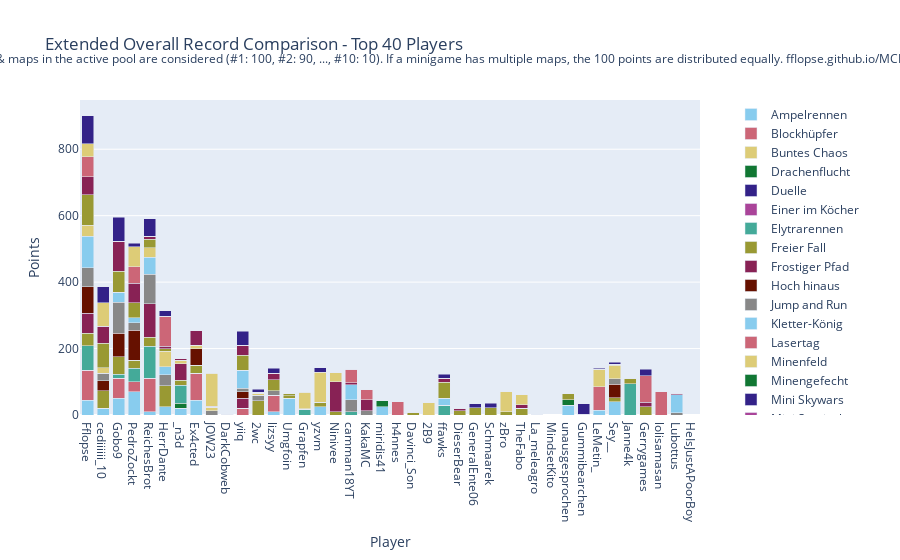

Notebook code cell kept with this figure:
### Code cell
import plotly.graph_objects as go

# Sum all columns to get the total score
outDf['Total'] = outDf.sum(axis=1)

# Sort by total score and fill N/A values with 0
outDf = outDf.sort_values(by='Total', ascending=False).fillna(0)

# Crop to top 10 players
cropDf = outDf.head(40).copy()

# Drop the 'Total' column for plotting
cropDf = cropDf.drop(columns=['Total'])

# Create a color palette
color_palette = px.colors.qualitative.Safe

# Create the stacked bar plot
fig = go.Figure()

for column in cropDf.columns.difference(['Player']):
    fig.add_trace(go.Bar(
        x=cropDf.index,
        y=cropDf[column],
        name=column,
        marker_color=color_palette[len(fig.data) % len(color_palette)]
    ))

# Update layout
fig.update_layout(
    barmode='stack',
    title='Extended Overall Record Comparison - Top 40 Players',
    xaxis=dict(title='Player'),
    yaxis=dict(title='Points'),
    #height=800,
    #width=1000,
    legend=dict(
        x=1.05,
        y=0.5,
        traceorder='normal',
        font=dict(size=12),
        bgcolor='rgba(255, 255, 255, 0)',
        bordercolor='rgba(0, 0, 0, 0)'
    ),
    margin=dict(r=200),  # Adjust right margin to make room for the legend
    annotations=[
        dict(
            x=0.5,
            y=1.1635,
            xref='paper',
            yref='paper',
            text='Max 100 points per minigame. Records #1 through #10 of games & maps in the active pool are considered (#1: 100, #2: 90, ..., #10: 10). If a minigame has multiple maps, the 100 points are distributed equally. fflopse.github.io/MCP-Records/data-analysis/global-ranking.ipynb',
            showarrow=False,
            font=dict(size=12),
            xanchor='center'
        )
    ]
)

fig.show()

# save the plot as an html file

fig.write_html('out/ext_overall_record_comparison.html')

### Figure 1 — Plotly figure (JSON) as saved in the notebook; plotly's stock layout.template omitted (floating-point values rounded to 4 significant figures)
{"data": [{"marker": {"color": "rgb(136, 204, 238)"}, "name": "Ampelrennen", "type": "bar", "x": ["Fflopse", "cediiiiii_10", "Gobo9", "PedroZockt", "ReichesBrot", "HerrDante", "_n3d", "Ex4cted", "JOW23", "DarkCobweb", "yiiq", "2wc", "lizsyy", "Umgfoin", "Grapfen", "yzvm", "Ninivee", "camman18YT", "KakaMC", "miridis41", "h4nnes", "Davinci_Son", "2B9", "ffawks", "DieserBear", "GeneralEnte06", "Schmaarek", "zBro", "TheFabo", "La_meleagro", "MindsetKito", "unausgesprochen", "Gummibearchen", "LeMetin_", "Sey__", "Janne4k", "Gerrygames", "lolisamasan", "Lubottus", "HeIsJustAPoorBoy"], "y": [45, 20, 50, 70, 10, 25, 20, 45, 0, 0, 0, 0, 10, 50, 0, 0, 0, 0, 0, 25, 0, 0, 0, 0, 0, 0, 0, 0, 0, 0, 0, 30, 0, 15, 40, 0, 0, 0, 0, 0]}, {"marker": {"color": "rgb(204, 102, 119)"}, "name": "Blockhüpfer", "type": "bar", "x": ["Fflopse", "cediiiiii_10", "Gobo9", "PedroZockt", "ReichesBrot", "HerrDante", "_n3d", "Ex4cted", "JOW23", "DarkCobweb", "yiiq", "2wc", "lizsyy", "Umgfoin", "Grapfen", "yzvm", "Ninivee", "camman18YT", "KakaMC", "miridis41", "h4nnes", "Davinci_Son", "2B9", "ffawks", "DieserBear", "GeneralEnte06", "Schmaarek", "zBro", "TheFabo", "La_meleagro", "MindsetKito", "unausgesprochen", "Gummibearchen", "LeMetin_", "Sey__", "Janne4k", "Gerrygames", "lolisamasan", "Lubottus", "HeIsJustAPoorBoy"], "y": [90, 0, 60, 30, 100, 0, 0, 80, 0, 0, 20, 0, 50, 0, 0, 0, 0, 0, 0, 0, 40, 0, 0, 0, 0, 0, 0, 0, 0, 0, 0, 0, 0, 70, 0, 0, 0, 0, 0, 0]}, {"marker": {"color": "rgb(221, 204, 119)"}, "name": "Buntes Chaos", "type": "bar", "x": ["Fflopse", "cediiiiii_10", "Gobo9", "PedroZockt", "ReichesBrot", "HerrDante", "_n3d", "Ex4cted", "JOW23", "DarkCobweb", "yiiq", "2wc", "lizsyy", "Umgfoin", "Grapfen", "yzvm", "Ninivee", "camman18YT", "KakaMC", "miridis41", "h4nnes", "Davinci_Son", "2B9", "ffawks", "DieserBear", "GeneralEnte06", "Schmaarek", "zBro", "TheFabo", "La_meleagro", "MindsetKito", "unausgesprochen", "Gummibearchen", "LeMetin_", "Sey__", "Janne4k", "Gerrygames", "lolisamasan", "Lubottus", "HeIsJustAPoorBoy"], "y": [[100, 100], [50, 50], [50, 50], [100, 100], [100, 100], [50, 50], [100, 100], [50, 50], [0, 0], [0, 0], [0, 0], [0, 0], [100, 100], [100, 100], [0, 0], [0, 0], [100, 100], [0, 0], [100, 100], [0, 0], [0, 0], [0, 0], [0, 0], [0, 0], [0, 0], [50, 50], [50, 50], [0, 0], [0, 0], [0, 0], [0, 0], [0, 0], [0, 0], [0, 0], [0, 0], [0, 0], [0, 0], [0, 0], [50, 50], [0, 0]]}, {"marker": {"color": "rgb(17, 119, 51)"}, "name": "Drachenflucht", "type": "bar", "x": ["Fflopse", "cediiiiii_10", "Gobo9", "PedroZockt", "ReichesBrot", "HerrDante", "_n3d", "Ex4cted", "JOW23", "DarkCobweb", "yiiq", "2wc", "lizsyy", "Umgfoin", "Grapfen", "yzvm", "Ninivee", "camman18YT", "KakaMC", "miridis41", "h4nnes", "Davinci_Son", "2B9", "ffawks", "DieserBear", "GeneralEnte06", "Schmaarek", "zBro", "TheFabo", "La_meleagro", "MindsetKito", "unausgesprochen", "Gummibearchen", "LeMetin_", "Sey__", "Janne4k", "Gerrygames", "lolisamasan", "Lubottus", "HeIsJustAPoorBoy"], "y": [0, 0, 0, 0, 0, 0, 16, 0, 0, 0, 0, 0, 0, 0, 0, 0, 0, 0, 0, 20, 0, 0, 0, 0, 0, 0, 0, 0, 0, 0, 0, 16, 0, 0, 0, 0, 0, 0, 0, 0]}, {"marker": {"color": "rgb(51, 34, 136)"}, "name": "Duelle", "type": "bar", "x": ["Fflopse", "cediiiiii_10", "Gobo9", "PedroZockt", "ReichesBrot", "HerrDante", "_n3d", "Ex4cted", "JOW23", "DarkCobweb", "yiiq", "2wc", "lizsyy", "Umgfoin", "Grapfen", "yzvm", "Ninivee", "camman18YT", "KakaMC", "miridis41", "h4nnes", "Davinci_Son", "2B9", "ffawks", "DieserBear", "GeneralEnte06", "Schmaarek", "zBro", "TheFabo", "La_meleagro", "MindsetKito", "unausgesprochen", "Gummibearchen", "LeMetin_", "Sey__", "Janne4k", "Gerrygames", "lolisamasan", "Lubottus", "HeIsJustAPoorBoy"], "y": [[20, 20], [70, 70], [0, 0], [0, 0], [0, 0], [0, 0], [20, 20], [0, 0], [20, 20], [70, 70], [20, 20], [70, 70], [0, 0], [0, 0], [0, 0], [70, 70], [0, 0], [0, 0], [0, 0], [80, 80], [0, 0], [0, 0], [90, 90], [0, 0], [0, 0], [0, 0], [0, 0], [0, 0], [0, 0], [100, 100], [0, 0], [0, 0], [0, 0], [0, 0], [20, 20], [0, 0], [0, 0], [0, 0], [0, 0], [0, 0]]}, {"marker": {"color": "rgb(170, 68, 153)"}, "name": "Einer im Köcher", "type": "bar", "x": ["Fflopse", "cediiiiii_10", "Gobo9", "PedroZockt", "ReichesBrot", "HerrDante", "_n3d", "Ex4cted", "JOW23", "DarkCobweb", "yiiq", "2wc", "lizsyy", "Umgfoin", "Grapfen", "yzvm", "Ninivee", "camman18YT", "KakaMC", "miridis41", "h4nnes", "Davinci_Son", "2B9", "ffawks", "DieserBear", "GeneralEnte06", "Schmaarek", "zBro", "TheFabo", "La_meleagro", "MindsetKito", "unausgesprochen", "Gummibearchen", "LeMetin_", "Sey__", "Janne4k", "Gerrygames", "lolisamasan", "Lubottus", "HeIsJustAPoorBoy"], "y": [[86.67, 86.67], [46.67, 46.67], [33.33, 33.33], [0, 0], [20, 20], [90, 90], [16.67, 16.67], [0, 0], [16.67, 16.67], [0, 0], [0, 0], [0, 0], [0, 0], [0, 0], [0, 0], [0, 0], [0, 0], [0, 0], [0, 0], [0, 0], [60, 60], [0, 0], [0, 0], [0, 0], [36.67, 36.67], [0, 0], [0, 0], [13.33, 13.33], [16.67, 16.67], [0, 0], [33.33, 33.33], [0, 0], [10, 10], [0, 0], [0, 0], [0, 0], [0, 0], [13.33, 13.33], [0, 0], [0, 0]]}, {"marker": {"color": "rgb(68, 170, 153)"}, "name": "Elytrarennen", "type": "bar", "x": ["Fflopse", "cediiiiii_10", "Gobo9", "PedroZockt", "ReichesBrot", "HerrDante", "_n3d", "Ex4cted", "JOW23", "DarkCobweb", "yiiq", "2wc", "lizsyy", "Umgfoin", "Grapfen", "yzvm", "Ninivee", "camman18YT", "KakaMC", "miridis41", "h4nnes", "Davinci_Son", "2B9", "ffawks", "DieserBear", "GeneralEnte06", "Schmaarek", "zBro", "TheFabo", "La_meleagro", "MindsetKito", "unausgesprochen", "Gummibearchen", "LeMetin_", "Sey__", "Janne4k", "Gerrygames", "lolisamasan", "Lubottus", "HeIsJustAPoorBoy"], "y": [73.33, 0, 13.33, 40, 96.67, 0, 53.33, 0, 0, 0, 0, 0, 0, 0, 16.67, 0, 0, 10, 0, 0, 0, 0, 0, 30, 0, 0, 0, 0, 0, 0, 0, 0, 0, 0, 0, 93.33, 0, 0, 0, 0]}, {"marker": {"color": "rgb(153, 153, 51)"}, "name": "Freier Fall", "type": "bar", "x": ["Fflopse", "cediiiiii_10", "Gobo9", "PedroZockt", "ReichesBrot", "HerrDante", "_n3d", "Ex4cted", "JOW23", "DarkCobweb", "yiiq", "2wc", "lizsyy", "Umgfoin", "Grapfen", "yzvm", "Ninivee", "camman18YT", "KakaMC", "miridis41", "h4nnes", "Davinci_Son", "2B9", "ffawks", "DieserBear", "GeneralEnte06", "Schmaarek", "zBro", "TheFabo", "La_meleagro", "MindsetKito", "unausgesprochen", "Gummibearchen", "LeMetin_", "Sey__", "Janne4k", "Gerrygames", "lolisamasan", "Lubottus", "HeIsJustAPoorBoy"], "y": [37.5, 52.5, 52.5, 25, 27.5, 62.5, 15, 25, 0, 0, 0, 42.5, 0, 7.5, 0, 0, 10, 0, 0, 0, 0, 7.5, 0, 0, 12.5, 0, 0, 10, 20, 0, 0, 17.5, 0, 0, 12.5, 17.5, 25, 0, 0, 0]}, {"marker": {"color": "rgb(136, 34, 85)"}, "name": "Frostiger Pfad", "type": "bar", "x": ["Fflopse", "cediiiiii_10", "Gobo9", "PedroZockt", "ReichesBrot", "HerrDante", "_n3d", "Ex4cted", "JOW23", "DarkCobweb", "yiiq", "2wc", "lizsyy", "Umgfoin", "Grapfen", "yzvm", "Ninivee", "camman18YT", "KakaMC", "miridis41", "h4nnes", "Davinci_Son", "2B9", "ffawks", "DieserBear", "GeneralEnte06", "Schmaarek", "zBro", "TheFabo", "La_meleagro", "MindsetKito", "unausgesprochen", "Gummibearchen", "LeMetin_", "Sey__", "Janne4k", "Gerrygames", "lolisamasan", "Lubottus", "HeIsJustAPoorBoy"], "y": [60, 0, 0, 0, 100, 0, 50, 0, 0, 0, 30, 0, 0, 0, 0, 0, 90, 0, 0, 0, 0, 0, 0, 0, 0, 0, 0, 0, 0, 0, 0, 0, 0, 0, 0, 0, 0, 0, 0, 0]}, {"marker": {"color": "rgb(102, 17, 0)"}, "name": "Hoch hinaus", "type": "bar", "x": ["Fflopse", "cediiiiii_10", "Gobo9", "PedroZockt", "ReichesBrot", "HerrDante", "_n3d", "Ex4cted", "JOW23", "DarkCobweb", "yiiq", "2wc", "lizsyy", "Umgfoin", "Grapfen", "yzvm", "Ninivee", "camman18YT", "KakaMC", "miridis41", "h4nnes", "Davinci_Son", "2B9", "ffawks", "DieserBear", "GeneralEnte06", "Schmaarek", "zBro", "TheFabo", "La_meleagro", "MindsetKito", "unausgesprochen", "Gummibearchen", "LeMetin_", "Sey__", "Janne4k", "Gerrygames", "lolisamasan", "Lubottus", "HeIsJustAPoorBoy"], "y": [80, 30, 70, 90, 0, 0, 0, 50, 0, 0, 20, 0, 0, 0, 0, 0, 0, 0, 0, 0, 0, 0, 0, 0, 0, 0, 0, 0, 0, 0, 0, 0, 0, 0, 40, 0, 0, 0, 0, 0]}, {"marker": {"color": "rgb(136, 136, 136)"}, "name": "Jump and Run", "type": "bar", "x": ["Fflopse", "cediiiiii_10", "Gobo9", "PedroZockt", "ReichesBrot", "HerrDante", "_n3d", "Ex4cted", "JOW23", "DarkCobweb", "yiiq", "2wc", "lizsyy", "Umgfoin", "Grapfen", "yzvm", "Ninivee", "camman18YT", "KakaMC", "miridis41", "h4nnes", "Davinci_Son", "2B9", "ffawks", "DieserBear", "GeneralEnte06", "Schmaarek", "zBro", "TheFabo", "La_meleagro", "MindsetKito", "unausgesprochen", "Gummibearchen", "LeMetin_", "Sey__", "Janne4k", "Gerrygames", "lolisamasan", "Lubottus", "HeIsJustAPoorBoy"], "y": [56.67, 23.33, 93.33, 23.33, 90, 33.33, 0, 0, 13.33, 0, 10, 16.67, 13.33, 0, 0, 0, 0, 36.67, 13.33, 0, 0, 0, 0, 0, 0, 0, 0, 0, 0, 0, 0, 0, 0, 0, 16.67, 0, 0, 0, 6.667, 0]}, {"marker": {"color": "rgb(136, 204, 238)"}, "name": "Kletter-König", "type": "bar", "x": ["Fflopse", "cediiiiii_10", "Gobo9", "PedroZockt", "ReichesBrot", "HerrDante", "_n3d", "Ex4cted", "JOW23", "DarkCobweb", "yiiq", "2wc", "lizsyy", "Umgfoin", "Grapfen", "yzvm", "Ninivee", "camman18YT", "KakaMC", "miridis41", "h4nnes", "Davinci_Son", "2B9", "ffawks", "DieserBear", "GeneralEnte06", "Schmaarek", "zBro", "TheFabo", "La_meleagro", "MindsetKito", "unausgesprochen", "Gummibearchen", "LeMetin_", "Sey__", "Janne4k", "Gerrygames", "lolisamasan", "Lubottus", "HeIsJustAPoorBoy"], "y": [95, 0, 30, 15, 50, 25, 0, 0, 0, 0, 55, 0, 0, 0, 0, 25, 0, 45, 0, 0, 0, 0, 0, 20, 0, 0, 0, 0, 0, 0, 0, 0, 0, 0, 0, 0, 0, 0, 55, 0]}, {"marker": {"color": "rgb(204, 102, 119)"}, "name": "Lasertag", "type": "bar", "x": ["Fflopse", "cediiiiii_10", "Gobo9", "PedroZockt", "ReichesBrot", "HerrDante", "_n3d", "Ex4cted", "JOW23", "DarkCobweb", "yiiq", "2wc", "lizsyy", "Umgfoin", "Grapfen", "yzvm", "Ninivee", "camman18YT", "KakaMC", "miridis41", "h4nnes", "Davinci_Son", "2B9", "ffawks", "DieserBear", "GeneralEnte06", "Schmaarek", "zBro", "TheFabo", "La_meleagro", "MindsetKito", "unausgesprochen", "Gummibearchen", "LeMetin_", "Sey__", "Janne4k", "Gerrygames", "lolisamasan", "Lubottus", "HeIsJustAPoorBoy"], "y": [[86.67, 86.67], [0, 0], [30, 30], [36.67, 36.67], [0, 0], [86.67, 86.67], [0, 0], [30, 30], [53.33, 53.33], [0, 0], [0, 0], [23.33, 23.33], [0, 0], [0, 0], [13.33, 13.33], [0, 0], [0, 0], [0, 0], [0, 0], [0, 0], [20, 20], [13.33, 13.33], [0, 0], [26.67, 26.67], [0, 0], [0, 0], [0, 0], [10, 10], [46.67, 46.67], [0, 0], [0, 0], [33.33, 33.33], [0, 0], [0, 0], [0, 0], [0, 0], [0, 0], [23.33, 23.33], [0, 0], [0, 0]]}, {"marker": {"color": "rgb(221, 204, 119)"}, "name": "Minenfeld", "type": "bar", "x": ["Fflopse", "cediiiiii_10", "Gobo9", "PedroZockt", "ReichesBrot", "HerrDante", "_n3d", "Ex4cted", "JOW23", "DarkCobweb", "yiiq", "2wc", "lizsyy", "Umgfoin", "Grapfen", "yzvm", "Ninivee", "camman18YT", "KakaMC", "miridis41", "h4nnes", "Davinci_Son", "2B9", "ffawks", "DieserBear", "GeneralEnte06", "Schmaarek", "zBro", "TheFabo", "La_meleagro", "MindsetKito", "unausgesprochen", "Gummibearchen", "LeMetin_", "Sey__", "Janne4k", "Gerrygames", "lolisamasan", "Lubottus", "HeIsJustAPoorBoy"], "y": [33.33, 16.67, 0, 0, 30, 46.67, 10, 10, 10, 0, 0, 6.667, 0, 0, 0, 0, 26.67, 0, 0, 0, 0, 0, 36.67, 0, 0, 0, 0, 60, 0, 0, 0, 0, 0, 53.33, 40, 0, 0, 0, 0, 0]}, {"marker": {"color": "rgb(17, 119, 51)"}, "name": "Minengefecht", "type": "bar", "x": ["Fflopse", "cediiiiii_10", "Gobo9", "PedroZockt", "ReichesBrot", "HerrDante", "_n3d", "Ex4cted", "JOW23", "DarkCobweb", "yiiq", "2wc", "lizsyy", "Umgfoin", "Grapfen", "yzvm", "Ninivee", "camman18YT", "KakaMC", "miridis41", "h4nnes", "Davinci_Son", "2B9", "ffawks", "DieserBear", "GeneralEnte06", "Schmaarek", "zBro", "TheFabo", "La_meleagro", "MindsetKito", "unausgesprochen", "Gummibearchen", "LeMetin_", "Sey__", "Janne4k", "Gerrygames", "lolisamasan", "Lubottus", "HeIsJustAPoorBoy"], "y": [[12.5, 12.5], [75, 75], [32.5, 32.5], [0, 0], [25, 25], [12.5, 12.5], [25, 25], [0, 0], [45, 45], [60, 60], [50, 50], [22.5, 22.5], [0, 0], [0, 0], [12.5, 12.5], [35, 35], [0, 0], [0, 0], [0, 0], [0, 0], [0, 0], [22.5, 22.5], [0, 0], [12.5, 12.5], [0, 0], [12.5, 12.5], [20, 20], [0, 0], [0, 0], [0, 0], [0, 0], [0, 0], [12.5, 12.5], [0, 0], [0, 0], [25, 25], [0, 0], [0, 0], [0, 0], [0, 0]]}, {"marker": {"color": "rgb(51, 34, 136)"}, "name": "Mini Skywars", "type": "bar", "x": ["Fflopse", "cediiiiii_10", "Gobo9", "PedroZockt", "ReichesBrot", "HerrDante", "_n3d", "Ex4cted", "JOW23", "DarkCobweb", "yiiq", "2wc", "lizsyy", "Umgfoin", "Grapfen", "yzvm", "Ninivee", "camman18YT", "KakaMC", "miridis41", "h4nnes", "Davinci_Son", "2B9", "ffawks", "DieserBear", "GeneralEnte06", "Schmaarek", "zBro", "TheFabo", "La_meleagro", "MindsetKito", "unausgesprochen", "Gummibearchen", "LeMetin_", "Sey__", "Janne4k", "Gerrygames", "lolisamasan", "Lubottus", "HeIsJustAPoorBoy"], "y": [[20, 20], [45, 45], [31.67, 31.67], [15, 15], [16.67, 16.67], [0, 0], [23.33, 23.33], [11.67, 11.67], [16.67, 16.67], [31.67, 31.67], [8.333, 8.333], [31.67, 31.67], [0, 0], [16.67, 16.67], [25, 25], [0, 0], [6.667, 6.667], [6.667, 6.667], [16.67, 16.67], [0, 0], [0, 0], [0, 0], [0, 0], [0, 0], [0, 0], [0, 0], [8.333, 8.333], [6.667, 6.667], [0, 0], [0, 0], [23.33, 23.33], [13.33, 13.33], [8.333, 8.333], [0, 0], [0, 0], [0, 0], [6.667, 6.667], [8.333, 8.333], [0, 0], [31.67, 31.67]]}, {"marker": {"color": "rgb(170, 68, 153)"}, "name": "Mini Survivalgames", "type": "bar", "x": ["Fflopse", "cediiiiii_10", "Gobo9", "PedroZockt", "ReichesBrot", "HerrDante", "_n3d", "Ex4cted", "JOW23", "DarkCobweb", "yiiq", "2wc", "lizsyy", "Umgfoin", "Grapfen", "yzvm", "Ninivee", "camman18YT", "KakaMC", "miridis41", "h4nnes", "Davinci_Son", "2B9", "ffawks", "DieserBear", "GeneralEnte06", "Schmaarek", "zBro", "TheFabo", "La_meleagro", "MindsetKito", "unausgesprochen", "Gummibearchen", "LeMetin_", "Sey__", "Janne4k", "Gerrygames", "lolisamasan", "Lubottus", "HeIsJustAPoorBoy"], "y": [[20, 20], [36.67, 36.67], [46.67, 46.67], [0, 0], [26.67, 26.67], [10, 10], [0, 0], [0, 0], [0, 0], [20, 20], [0, 0], [26.67, 26.67], [0, 0], [0, 0], [26.67, 26.67], [0, 0], [20, 20], [73.33, 73.33], [0, 0], [36.67, 36.67], [10, 10], [20, 20], [33.33, 33.33], [0, 0], [10, 10], [26.67, 26.67], [10, 10], [10, 10], [0, 0], [0, 0], [53.33, 53.33], [0, 0], [0, 0], [33.33, 33.33], [0, 0], [20, 20], [0, 0], [0, 0], [0, 0], [0, 0]]}, {"marker": {"color": "rgb(68, 170, 153)"}, "name": "Paintball", "type": "bar", "x": ["Fflopse", "cediiiiii_10", "Gobo9", "PedroZockt", "ReichesBrot", "HerrDante", "_n3d", "Ex4cted", "JOW23", "DarkCobweb", "yiiq", "2wc", "lizsyy", "Umgfoin", "Grapfen", "yzvm", "Ninivee", "camman18YT", "KakaMC", "miridis41", "h4nnes", "Davinci_Son", "2B9", "ffawks", "DieserBear", "GeneralEnte06", "Schmaarek", "zBro", "TheFabo", "La_meleagro", "MindsetKito", "unausgesprochen", "Gummibearchen", "LeMetin_", "Sey__", "Janne4k", "Gerrygames", "lolisamasan", "Lubottus", "HeIsJustAPoorBoy"], "y": [[76.67, 76.67], [10, 10], [0, 0], [60, 60], [30, 30], [53.33, 53.33], [20, 20], [0, 0], [0, 0], [20, 20], [33.33, 33.33], [33.33, 33.33], [0, 0], [0, 0], [33.33, 33.33], [26.67, 26.67], [0, 0], [0, 0], [0, 0], [26.67, 26.67], [36.67, 36.67], [0, 0], [0, 0], [0, 0], [0, 0], [0, 0], [0, 0], [0, 0], [0, 0], [0, 0], [0, 0], [0, 0], [33.33, 33.33], [0, 0], [0, 0], [0, 0], [0, 0], [20, 20], [0, 0], [0, 0]]}, {"marker": {"color": "rgb(153, 153, 51)"}, "name": "Pferderennen", "type": "bar", "x": ["Fflopse", "cediiiiii_10", "Gobo9", "PedroZockt", "ReichesBrot", "HerrDante", "_n3d", "Ex4cted", "JOW23", "DarkCobweb", "yiiq", "2wc", "lizsyy", "Umgfoin", "Grapfen", "yzvm", "Ninivee", "camman18YT", "KakaMC", "miridis41", "h4nnes", "Davinci_Son", "2B9", "ffawks", "DieserBear", "GeneralEnte06", "Schmaarek", "zBro", "TheFabo", "La_meleagro", "MindsetKito", "unausgesprochen", "Gummibearchen", "LeMetin_", "Sey__", "Janne4k", "Gerrygames", "lolisamasan", "Lubottus", "HeIsJustAPoorBoy"], "y": [91.67, 73.33, 63.33, 45, 25, 6.667, 0, 0, 0, 0, 45, 0, 33.33, 6.667, 0, 13.33, 0, 0, 0, 0, 0, 0, 0, 48.33, 0, 21.67, 21.67, 0, 0, 0, 0, 0, 0, 0, 3.333, 0, 0, 0, 0, 0]}, {"marker": {"color": "rgb(136, 34, 85)"}, "name": "Replika", "type": "bar", "x": ["Fflopse", "cediiiiii_10", "Gobo9", "PedroZockt", "ReichesBrot", "HerrDante", "_n3d", "Ex4cted", "JOW23", "DarkCobweb", "yiiq", "2wc", "lizsyy", "Umgfoin", "Grapfen", "yzvm", "Ninivee", "camman18YT", "KakaMC", "miridis41", "h4nnes", "Davinci_Son", "2B9", "ffawks", "DieserBear", "GeneralEnte06", "Schmaarek", "zBro", "TheFabo", "La_meleagro", "MindsetKito", "unausgesprochen", "Gummibearchen", "LeMetin_", "Sey__", "Janne4k", "Gerrygames", "lolisamasan", "Lubottus", "HeIsJustAPoorBoy"], "y": [54.27, 52.04, 90.39, 58.06, 9.126, 8.447, 5.049, 43.88, 2.816, 1.942, 29.51, 3.107, 19.32, 0, 1.65, 0, 0, 5.34, 33.01, 0, 0, 0.2913, 0, 11.65, 7.573, 0.3883, 0, 0.1942, 11.36, 0.7767, 0, 0.1942, 1.65, 0.1942, 0.1942, 0, 12.72, 0, 3.204, 0]}, {"marker": {"color": "rgb(102, 17, 0)"}, "name": "Sammelwahn", "type": "bar", "x": ["Fflopse", "cediiiiii_10", "Gobo9", "PedroZockt", "ReichesBrot", "HerrDante", "_n3d", "Ex4cted", "JOW23", "DarkCobweb", "yiiq", "2wc", "lizsyy", "Umgfoin", "Grapfen", "yzvm", "Ninivee", "camman18YT", "KakaMC", "miridis41", "h4nnes", "Davinci_Son", "2B9", "ffawks", "DieserBear", "GeneralEnte06", "Schmaarek", "zBro", "TheFabo", "La_meleagro", "MindsetKito", "unausgesprochen", "Gummibearchen", "LeMetin_", "Sey__", "Janne4k", "Gerrygames", "lolisamasan", "Lubottus", "HeIsJustAPoorBoy"], "y": [[20.5, 20.5], [34.5, 34.5], [27.5, 27.5], [15, 15], [3.25, 3.25], [10, 10], [3.75, 3.75], [16.75, 16.75], [3.5, 3.5], [5.5, 5.5], [0, 0], [0, 0], [5, 5], [6.75, 6.75], [15.25, 15.25], [4, 4], [2, 2], [6, 6], [10.75, 10.75], [7, 7], [4.75, 4.75], [3.25, 3.25], [2.5, 2.5], [2.75, 2.75], [19.75, 19.75], [9.75, 9.75], [9.25, 9.25], [3.5, 3.5], [17.25, 17.25], [10.75, 10.75], [0, 0], [3.25, 3.25], [0, 0], [2.75, 2.75], [7.75, 7.75], [0, 0], [30.5, 30.5], [1, 1], [10.25, 10.25], [0, 0]]}, {"marker": {"color": "rgb(136, 136, 136)"}, "name": "Schießstand", "type": "bar", "x": ["Fflopse", "cediiiiii_10", "Gobo9", "PedroZockt", "ReichesBrot", "HerrDante", "_n3d", "Ex4cted", "JOW23", "DarkCobweb", "yiiq", "2wc", "lizsyy", "Umgfoin", "Grapfen", "yzvm", "Ninivee", "camman18YT", "KakaMC", "miridis41", "h4nnes", "Davinci_Son", "2B9", "ffawks", "DieserBear", "GeneralEnte06", "Schmaarek", "zBro", "TheFabo", "La_meleagro", "MindsetKito", "unausgesprochen", "Gummibearchen", "LeMetin_", "Sey__", "Janne4k", "Gerrygames", "lolisamasan", "Lubottus", "HeIsJustAPoorBoy"], "y": [[96.67, 96.67], [40, 40], [50, 50], [0, 0], [10, 10], [66.67, 66.67], [26.67, 26.67], [90, 90], [10, 10], [0, 0], [0, 0], [0, 0], [33.33, 33.33], [0, 0], [0, 0], [0, 0], [0, 0], [0, 0], [0, 0], [0, 0], [6.667, 6.667], [30, 30], [0, 0], [33.33, 33.33], [23.33, 23.33], [0, 0], [0, 0], [0, 0], [0, 0], [0, 0], [0, 0], [26.67, 26.67], [0, 0], [0, 0], [0, 0], [0, 0], [0, 0], [0, 0], [0, 0], [0, 0]]}, {"marker": {"color": "rgb(136, 204, 238)"}, "name": "Spleef", "type": "bar", "x": ["Fflopse", "cediiiiii_10", "Gobo9", "PedroZockt", "ReichesBrot", "HerrDante", "_n3d", "Ex4cted", "JOW23", "DarkCobweb", "yiiq", "2wc", "lizsyy", "Umgfoin", "Grapfen", "yzvm", "Ninivee", "camman18YT", "KakaMC", "miridis41", "h4nnes", "Davinci_Son", "2B9", "ffawks", "DieserBear", "GeneralEnte06", "Schmaarek", "zBro", "TheFabo", "La_meleagro", "MindsetKito", "unausgesprochen", "Gummibearchen", "LeMetin_", "Sey__", "Janne4k", "Gerrygames", "lolisamasan", "Lubottus", "HeIsJustAPoorBoy"], "y": [[75, 75], [90, 90], [75, 75], [50, 50], [45, 45], [30, 30], [45, 45], [30, 30], [45, 45], [30, 30], [30, 30], [0, 0], [45, 45], [80, 80], [30, 30], [0, 0], [0, 0], [0, 0], [0, 0], [0, 0], [0, 0], [45, 45], [0, 0], [0, 0], [30, 30], [0, 0], [0, 0], [0, 0], [0, 0], [0, 0], [0, 0], [0, 0], [0, 0], [0, 0], [0, 0], [0, 0], [0, 0], [0, 0], [0, 0], [45, 45]]}, {"marker": {"color": "rgb(204, 102, 119)"}, "name": "Todeswürfel", "type": "bar", "x": ["Fflopse", "cediiiiii_10", "Gobo9", "PedroZockt", "ReichesBrot", "HerrDante", "_n3d", "Ex4cted", "JOW23", "DarkCobweb", "yiiq", "2wc", "lizsyy", "Umgfoin", "Grapfen", "yzvm", "Ninivee", "camman18YT", "KakaMC", "miridis41", "h4nnes", "Davinci_Son", "2B9", "ffawks", "DieserBear", "GeneralEnte06", "Schmaarek", "zBro", "TheFabo", "La_meleagro", "MindsetKito", "unausgesprochen", "Gummibearchen", "LeMetin_", "Sey__", "Janne4k", "Gerrygames", "lolisamasan", "Lubottus", "HeIsJustAPoorBoy"], "y": [60, 0, 0, 50, 0, 90, 0, 0, 0, 0, 0, 0, 0, 0, 0, 0, 0, 40, 30, 0, 0, 0, 0, 0, 0, 0, 0, 0, 0, 0, 0, 0, 0, 0, 0, 0, 80, 70, 0, 0]}, {"marker": {"color": "rgb(221, 204, 119)"}, "name": "Waffenfolge", "type": "bar", "x": ["Fflopse", "cediiiiii_10", "Gobo9", "PedroZockt", "ReichesBrot", "HerrDante", "_n3d", "Ex4cted", "JOW23", "DarkCobweb", "yiiq", "2wc", "lizsyy", "Umgfoin", "Grapfen", "yzvm", "Ninivee", "camman18YT", "KakaMC", "miridis41", "h4nnes", "Davinci_Son", "2B9", "ffawks", "DieserBear", "GeneralEnte06", "Schmaarek", "zBro", "TheFabo", "La_meleagro", "MindsetKito", "unausgesprochen", "Gummibearchen", "LeMetin_", "Sey__", "Janne4k", "Gerrygames", "lolisamasan", "Lubottus", "HeIsJustAPoorBoy"], "y": [40, 70, 0, 60, 0, 0, 0, 0, 100, 0, 0, 0, 0, 0, 50, 90, 0, 0, 0, 0, 0, 0, 0, 0, 0, 0, 0, 0, 30, 0, 0, 0, 0, 0, 0, 0, 0, 0, 0, 0]}, {"marker": {"color": "rgb(17, 119, 51)"}, "name": "Walls", "type": "bar", "x": ["Fflopse", "cediiiiii_10", "Gobo9", "PedroZockt", "ReichesBrot", "HerrDante", "_n3d", "Ex4cted", "JOW23", "DarkCobweb", "yiiq", "2wc", "lizsyy", "Umgfoin", "Grapfen", "yzvm", "Ninivee", "camman18YT", "KakaMC", "miridis41", "h4nnes", "Davinci_Son", "2B9", "ffawks", "DieserBear", "GeneralEnte06", "Schmaarek", "zBro", "TheFabo", "La_meleagro", "MindsetKito", "unausgesprochen", "Gummibearchen", "LeMetin_", "Sey__", "Janne4k", "Gerrygames", "lolisamasan", "Lubottus", "HeIsJustAPoorBoy"], "y": [[33.33, 33.33], [93.33, 93.33], [43.33, 43.33], [60, 60], [16.67, 16.67], [0, 0], [0, 0], [0, 0], [33.33, 33.33], [66.67, 66.67], [26.67, 26.67], [20, 20], [0, 0], [0, 0], [40, 40], [16.67, 16.67], [20, 20], [53.33, 53.33], [33.33, 33.33], [20, 20], [0, 0], [16.67, 16.67], [0, 0], [0, 0], [0, 0], [0, 0], [0, 0], [33.33, 33.33], [0, 0], [0, 0], [0, 0], [0, 0], [26.67, 26.67], [0, 0], [0, 0], [6.667, 6.667], [0, 0], [0, 0], [6.667, 6.667], [20, 20]]}, {"marker": {"color": "rgb(51, 34, 136)"}, "name": "Wettrennen", "type": "bar", "x": ["Fflopse", "cediiiiii_10", "Gobo9", "PedroZockt", "ReichesBrot", "HerrDante", "_n3d", "Ex4cted", "JOW23", "DarkCobweb", "yiiq", "2wc", "lizsyy", "Umgfoin", "Grapfen", "yzvm", "Ninivee", "camman18YT", "KakaMC", "miridis41", "h4nnes", "Davinci_Son", "2B9", "ffawks", "DieserBear", "GeneralEnte06", "Schmaarek", "zBro", "TheFabo", "La_meleagro", "MindsetKito", "unausgesprochen", "Gummibearchen", "LeMetin_", "Sey__", "Janne4k", "Gerrygames", "lolisamasan", "Lubottus", "HeIsJustAPoorBoy"], "y": [84, 48, 72, 10, 52, 16, 0, 0, 0, 0, 42, 8, 14, 0, 0, 14, 0, 0, 0, 0, 0, 0, 0, 12, 0, 12, 14, 0, 0, 0, 0, 0, 32, 4, 6, 0, 20, 0, 0, 0]}], "layout": {"annotations": [{"font": {"size": 12}, "showarrow": false, "text": "Max 100 points per minigame. Records #1 through #10 of games & maps in the active pool are considered (#1: 100, #2: 90, ..., #10: 10). If a minigame has multiple maps, the 100 points are distributed equally. fflopse.github.io/MCP-Records/data-analysis/global-ranking.ipynb", "x": 0.5, "xanchor": "center", "xref": "paper", "y": 1.163, "yref": "paper"}], "barmode": "stack", "legend": {"bgcolor": "rgba(255, 255, 255, 0)", "bordercolor": "rgba(0, 0, 0, 0)", "font": {"size": 12}, "traceorder": "normal", "x": 1.05, "y": 0.5}, "margin": {"r": 200}, "title": {"text": "Extended Overall Record Comparison - Top 40 Players"}, "xaxis": {"title": {"text": "Player"}}, "yaxis": {"title": {"text": "Points"}}}}
